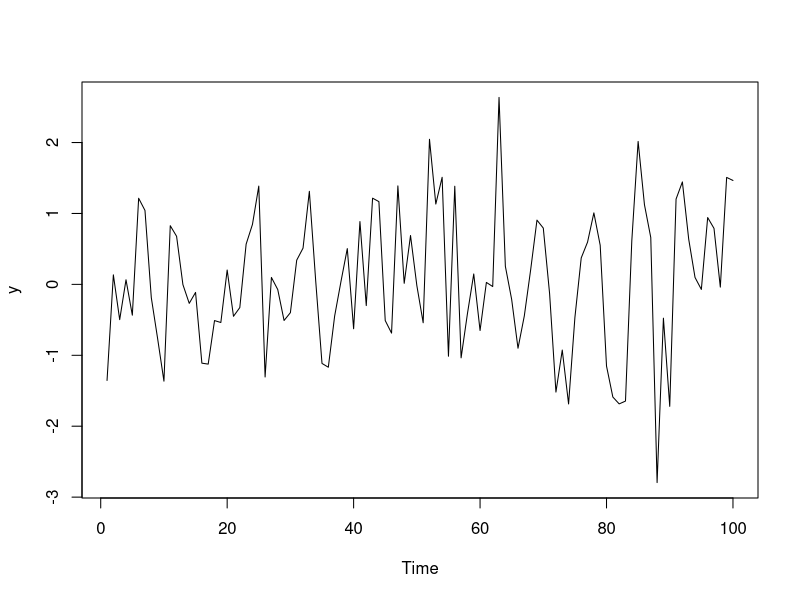
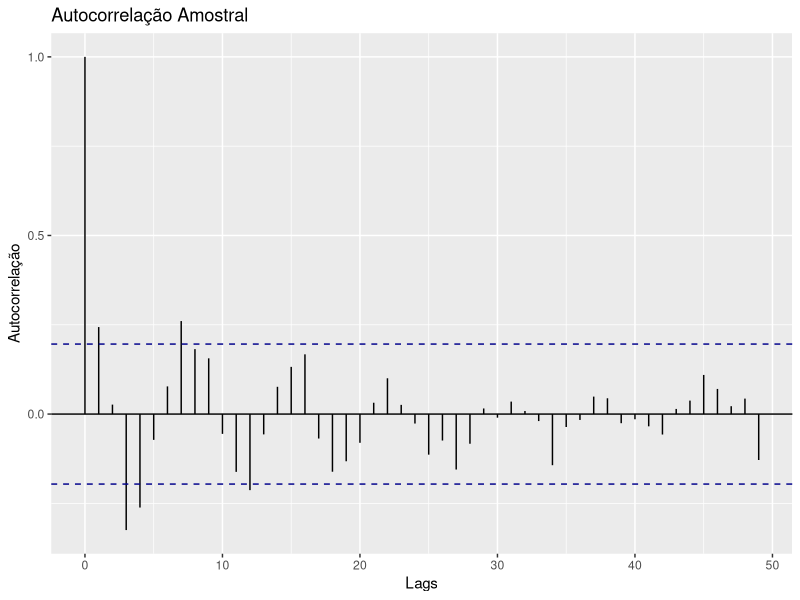
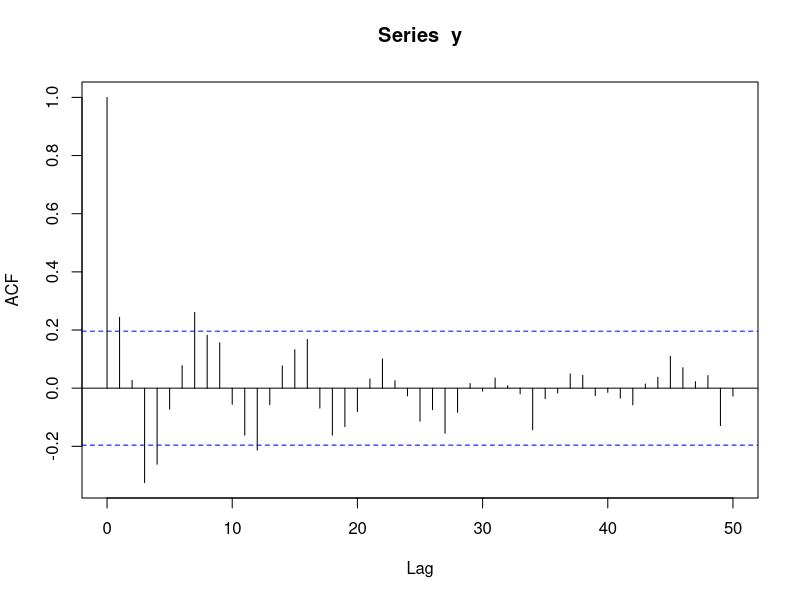
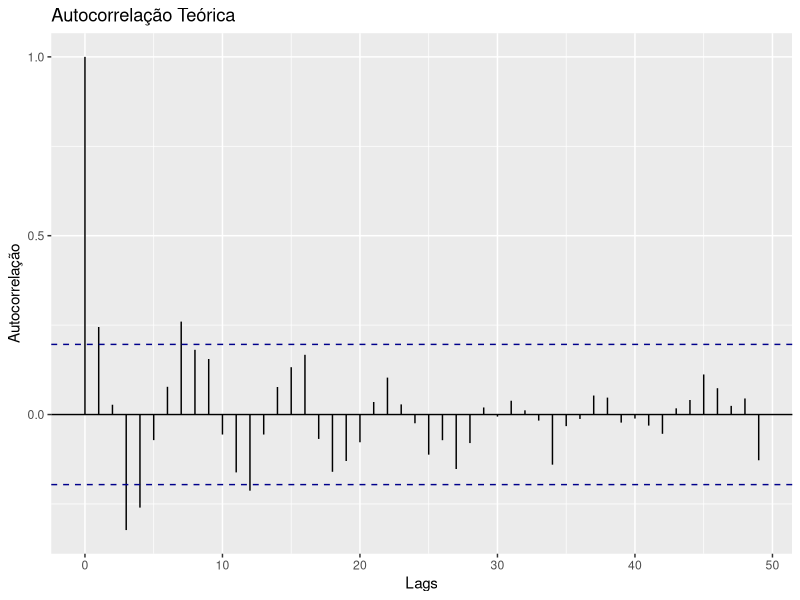
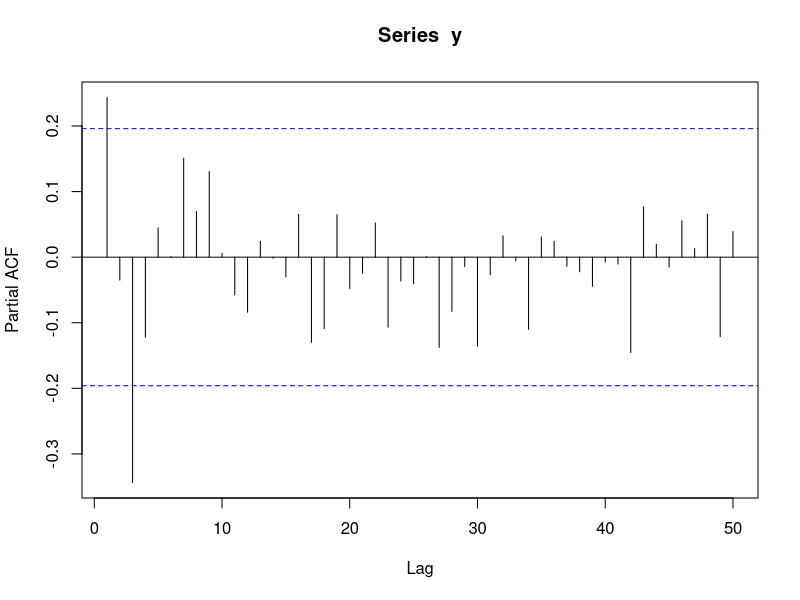

Write R code to recreate these figures, in order.
########## PACOTES ##############
#################################
#---------------------- QUESTAO 2 -----------------------------------
set.seed(3666)
########################## A ##############################################

AR <- function(coefs, n){
    n <- n + (length(coefs))
    ruido <- rnorm(n,mean = 0,sd =1)
    x <- ruido
    for(t in (length(coefs) + 1):n){
      x[t] <- x[t-1]*coefs[1] + x[t-2]*coefs[2] + x[t-3]*coefs[3] + ruido[t]
    }
    return(x[(length(coefs) + 1):n])
}
coefs <- c(.3,.1,-.5)
n <- 100
y <- AR(coefs,n)
plot.ts(y)

### B #####################################################################

#AMOSTRAL ------
#funcoes
acf.amostral <- function(y){
  n <- length(y)
  gama <- vector()
  for(h in 0:(n-1)){
      gam <- 0
      for (t in 1:(n-h)) {
        gam <- gam+(y[t+h]-mean(y))*(y[t]-mean(y))
      }
      gama[h + 1] <- gam/n
  }
  pho <- gama/gama[1]
  return(pho)
}

#valores
lags <- c(0:(n-1))
acfs <- data.frame(acf = acf.amostral(y),
                   lag = lags)
#plot
library(ggplot2)
cline <- 1.96/sqrt(length(y))
ggplot(data=acfs[1:50,], aes(x=lag, y=acf)) +
  geom_errorbar(aes(x=lag, ymax=acf, ymin=0), width=0) +
  geom_hline(aes(yintercept = 0))+
  geom_hline(aes(yintercept = cline), linetype = 2, color = 'darkblue') +
  geom_hline(aes(yintercept = -cline), linetype = 2, color = 'darkblue') +
  ggtitle('Autocorrelação Amostral') + ylab('Autocorrelação') + xlab('Lags')
#conferindo
acf(y,lag.max = 50)
# TEORICO ----
acf.teorico <- function(y){
  #media de y = 0
  n <- length(y)
  gama <- vector()
  for(h in 0:(n-1)){
    gam <- 0
    for (t in 1:(n-h)) {
      gam <- gam+(y[t+h])*(y[t])
    }
    gama[h + 1] <- gam/n
  }
  pho <- gama/gama[1]
  return(pho)
}

#valores
lags <- c(0:(n-1))
acfs.t <- data.frame(acf = acf.teorico(y),
                   lag = lags)
ggplot(data=acfs.t[1:50,], aes(x=lag, y=acf)) +
  geom_errorbar(aes(x=lag, ymax=acf, ymin=0), width=0) +
  geom_hline(aes(yintercept = 0))+
  geom_hline(aes(yintercept = cline), linetype = 2, color = 'darkblue') +
  geom_hline(aes(yintercept = -cline), linetype = 2, color = 'darkblue') +
  ggtitle('Autocorrelação Teórica') + ylab('Autocorrelação') + xlab('Lags')
pacf(y,lag.max = 50)

### C ######################################################################
logLik <- function(coefs, y) {
  c1 <- coefs[1]
  c2 <- coefs[2]
  c3 <- coefs[3]
  sigma2 <- coefs[4]
  n <- length(y)
  aux <- -n/2*log(2*pi*sigma2)
  loglik <- 0
  for (t in 4:n) {
    loglik <-loglik + (y[t] - c1 * y[t-1] - c2 * y[t-2] - c3 * y[t-3])^2
  }
  loglik <- aux - loglik/(2*sigma2)
  return(-loglik)
}

# Define os parâmetros iniciais
coefs_iniciais <- c(runif(3,-1,-1), 1)
y <- AR(c(.3,.1,-.5),10000)
# Chama a função de otimização
fit <- optim(coefs_iniciais, logLik, method = "BFGS", y = y)

# Exibe os parâmetros otimizados
fit$par


### D #################################################################
B <- 2000
a1 <- vector()
a2 <- vector()
a3 <- vector()
sigma2 <- vector()
mean.y <- vector()
n <- 500
coefs <- c(.3,.1,-.5)
for(b in 1:B){
  y <- AR(coefs,n)
  fit <- optim(c(1,1,1,1), logLik, method = 'BFGS', y =y)
  a1[b] <- fit$par[1]
  a2[b] <- fit$par[2]
  a3[b] <- fit$par[3]
  sigma2[b]<- fit$par[4]

}
estimativas <- data.frame(a1 = a1,
                          a2 = a2,
                          a3 = a3,
                          sigma2 = sigma2)
apply(estimativas,2,mean )
apply(estimativas,2,var)
